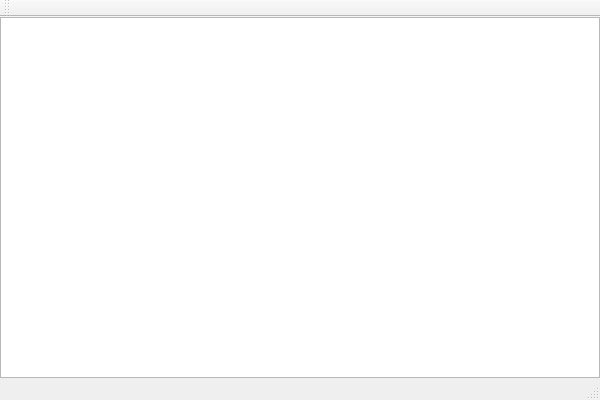
<?xml version="1.0" encoding="UTF-8"?>
<ui version="4.0">
 <class>TimeLineClass</class>
 <widget class="QMainWindow" name="TimeLineClass">
  <property name="geometry">
   <rect>
    <x>0</x>
    <y>0</y>
    <width>600</width>
    <height>400</height>
   </rect>
  </property>
  <property name="windowTitle">
   <string>TimeLine</string>
  </property>
  <widget class="QWidget" name="centralWidget">
   <layout class="QVBoxLayout" name="verticalLayout">
    <property name="margin">
     <number>0</number>
    </property>
    <item>
     <widget class="QGraphicsView" name="graphicsView"/>
    </item>
   </layout>
  </widget>
  <widget class="QMenuBar" name="menuBar">
   <property name="geometry">
    <rect>
     <x>0</x>
     <y>0</y>
     <width>600</width>
     <height>23</height>
    </rect>
   </property>
  </widget>
  <widget class="QToolBar" name="mainToolBar">
   <attribute name="toolBarArea">
    <enum>TopToolBarArea</enum>
   </attribute>
   <attribute name="toolBarBreak">
    <bool>false</bool>
   </attribute>
  </widget>
  <widget class="QStatusBar" name="statusBar"/>
 </widget>
 <layoutdefault spacing="6" margin="11"/>
 <resources>
  <include location="timeline.qrc"/>
 </resources>
 <connections/>
</ui>
